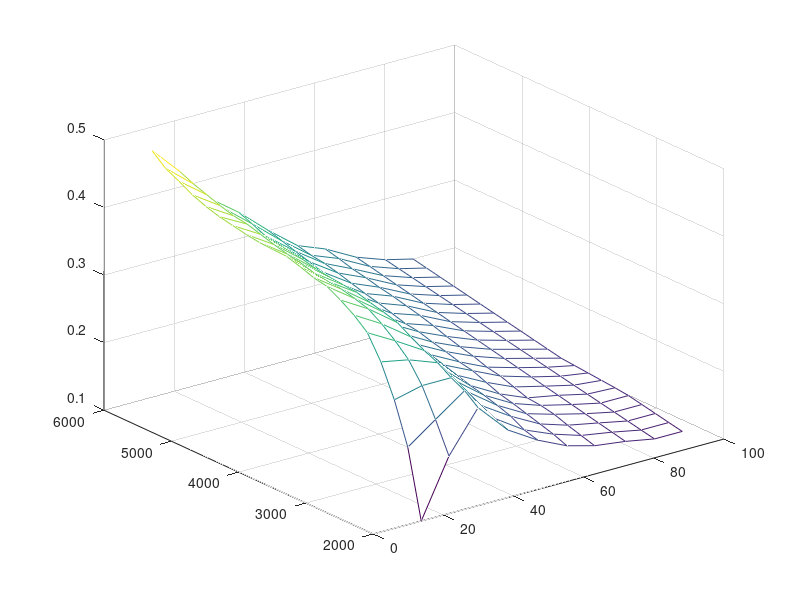

This figure's MATLAB source:
%liftdata
x = [13.7 21.6 29.9 38.4 46.9 55.2 63.1 71.9 80.2 88.1];
y = (2000:200:6000);
cl(1,1) = 0.100; cl(1,2) = 0.185; cl(1,3) = 0.245; cl(1,4)  = 0.200; cl(1,5)   = 0.173;
cl(1,6) = 0.153; cl(1,7) = 0.142; cl(1,8) = 0.136; cl(1,9)  = 0.128; cl(1,10)  = 0.128;
cl(2,1) = 0.200; cl(2,2) = 0.230; cl(2,3) = 0.261; cl(2,4)  = 0.208; cl(2,5)   = 0.179;
cl(2,6) = 0.161; cl(2,7) = 0.148; cl(2,8) = 0.1405; cl(2,9) = 0.132; cl(2,10)  = 0.132;
cl(3,1) = 0.261; cl(3,2) = 0.271; cl(3,3) = 0.271; cl(3,4)  = 0.218; cl(3,5)   = 0.190;
cl(3,6) = 0.167; cl(3,7) = 0.154; cl(3,8) = 0.145; cl(3,9)  = 0.1362; cl(3,10) = 0.1362;
cl(4,1) = 0.308; cl(4,2) = 0.300; cl(4,3) = 0.284; cl(4,4)  = 0.229; cl(4,5)  =  0.197;
cl(4,6) = 0.173; cl(4,7) = 0.161; cl(4,8) = 0.1495; cl(4,9) = 0.1403; cl(4,10) = 0.1403;
cl(5,1) = 0.342; cl(5,2) = 0.319; cl(5,3) = 0.293; cl(5,4)  = 0.237; cl(5,5)   = 0.203;
cl(5,6) = 0.179; cl(5,7) = 0.165; cl(5,8) = 0.1539; cl(5,9) = 0.1444; cl(5,10) = 0.1444;
cl(6,1) = 0.359; cl(6,2) = 0.335; cl(6,3) = 0.304; cl(6,4)  = 0.246; cl(6,5)   = 0.208;
cl(6,6) = 0.184; cl(6,7) = 0.167; cl(6,8) = 0.1584; cl(6,9) = 0.1485; cl(6,10) = 0.1468;
cl(7,1) = 0.372; cl(7,2) = 0.348; cl(7,3) = 0.316; cl(7,4)  = 0.258; cl(7,5)   = 0.2141;
cl(7,6) = 0.192; cl(7,7) = 0.174; cl(7,8) = 0.1628; cl(7,9) = 0.1526; cl(7,10) = 0.1486;
cl(8,1) = 0.383; cl(8,2) = 0.354; cl(8,3) = 0.322; cl(8,4)  = 0.266; cl(8,5)   = 0.2203;
cl(8,6) = 0.200; cl(8,7) = 0.181; cl(8,8) = 0.1673; cl(8,9) = 0.1567; cl(8,10) = 0.1504;
cl(9,1) = 0.387; cl(9,2) = 0.359; cl(9,3) = 0.327; cl(9,4)  = 0.274; cl(9,5)   = 0.2264;
cl(9,6) = 0.204; cl(9,7) = 0.185; cl(9,8) = 0.1718; cl(9,9) = 0.1608; cl(9,10) = 0.1522;
cl(10,1) = 0.394; cl(10,2) = 0.361; cl(10,3) = 0.333; cl(10,4)  = 0.280; cl(10,5)   = 0.2325;
cl(10,6) = 0.210; cl(10,7) = 0.192; cl(10,8) = 0.1763; cl(10,9) = 0.1649; cl(10,10) = 0.154;
cl(11,1) = 0.400; cl(11,2) = 0.364; cl(11,3) = 0.335; cl(11,4)  = 0.286; cl(11,5)   = 0.2387;
cl(11,6) = 0.215; cl(11,7) = 0.197; cl(11,8) = 0.1807; cl(11,9) = 0.169; cl(11,10)  = 0.1582;
cl(12,1) = 0.401; cl(12,2) = 0.370; cl(12,3) = 0.337; cl(12,4)  = 0.291; cl(12,5)   = 0.2448;
cl(12,6) = 0.221; cl(12,7) = 0.203; cl(12,8) = 0.1852; cl(12,9) = 0.1731; cl(12,10) = 0.1624;
cl(13,1) = 0.402; cl(13,2) = 0.374; cl(13,3) = 0.340; cl(13,4)  = 0.296; cl(13,5)   = 0.2509;
cl(13,6) = 0.224; cl(13,7) = 0.210; cl(13,8) = 0.1897; cl(13,9) = 0.1772; cl(13,10) = 0.1666;
cl(14,1) = 0.405; cl(14,2) = 0.379; cl(14,3) = 0.345; cl(14,4)  = 0.303; cl(14,5)   = 0.2571;
cl(14,6) = 0.230; cl(14,7) = 0.216; cl(14,8) = 0.1941; cl(14,9) = 0.1813; cl(14,10) = 0.1707;
cl(15,1) = 0.409; cl(15,2) = 0.385; cl(15,3) = 0.348; cl(15,4)  = 0.309; cl(15,5)   = 0.2632;
cl(15,6) = 0.236; cl(15,7) = 0.221; cl(15,8) = 0.1986; cl(15,9) = 0.1854; cl(15,10) = 0.1749;
cl(16,1) = 0.413; cl(16,2) = 0.391; cl(16,3) = 0.350; cl(16,4)  = 0.312; cl(16,5)   = 0.2693;
cl(16,6) = 0.241; cl(16,7) = 0.226; cl(16,8) = 0.2031; cl(16,9) = 0.1895; cl(16,10) = 0.1791;
cl(17,1) = 0.419; cl(17,2) = 0.394; cl(17,3) = 0.352; cl(17,4)  = 0.315; cl(17,5)   = 0.2755;
cl(17,6) = 0.247; cl(17,7) = 0.230; cl(17,8) = 0.2076; cl(17,9) = 0.1936; cl(17,10) = 0.1833;
cl(18,1) = 0.427; cl(18,2) = 0.400; cl(18,3) = 0.355; cl(18,4)  = 0.319; cl(18,5)   = 0.2816;
cl(18,6) = 0.253; cl(18,7) = 0.235; cl(18,8) = 0.212; cl(18,9)  = 0.1977; cl(18,10) = 0.1875;
cl(19,1) = 0.438; cl(19,2) = 0.407; cl(19,3) = 0.361; cl(19,4)  = 0.322; cl(19,5)   = 0.2877;
cl(19,6) = 0.258; cl(19,7) = 0.239; cl(19,8) = 0.2165; cl(19,9) = 0.2018; cl(19,10) = 0.1916;
cl(20,1) = 0.448; cl(20,2) = 0.414; cl(20,3) = 0.367; cl(20,4)  = 0.331; cl(20,5)   = 0.2938;
cl(20,6) = 0.261; cl(20,7) = 0.245; cl(20,8) = 0.221; cl(20,9)  = 0.2059; cl(20,10) = 0.1958;
cl(21,1) = 0.465; cl(21,2) = 0.423; cl(21,3) = 0.372; cl(21,4)  = 0.339; cl(21,5)   = 0.300;
cl(21,6) = 0.266; cl(21,7) = 0.250; cl(21,8) = 0.2254; cl(21,9) = 0.210; cl(21,10)  = 0.200;
mesh(x,y,cl);





